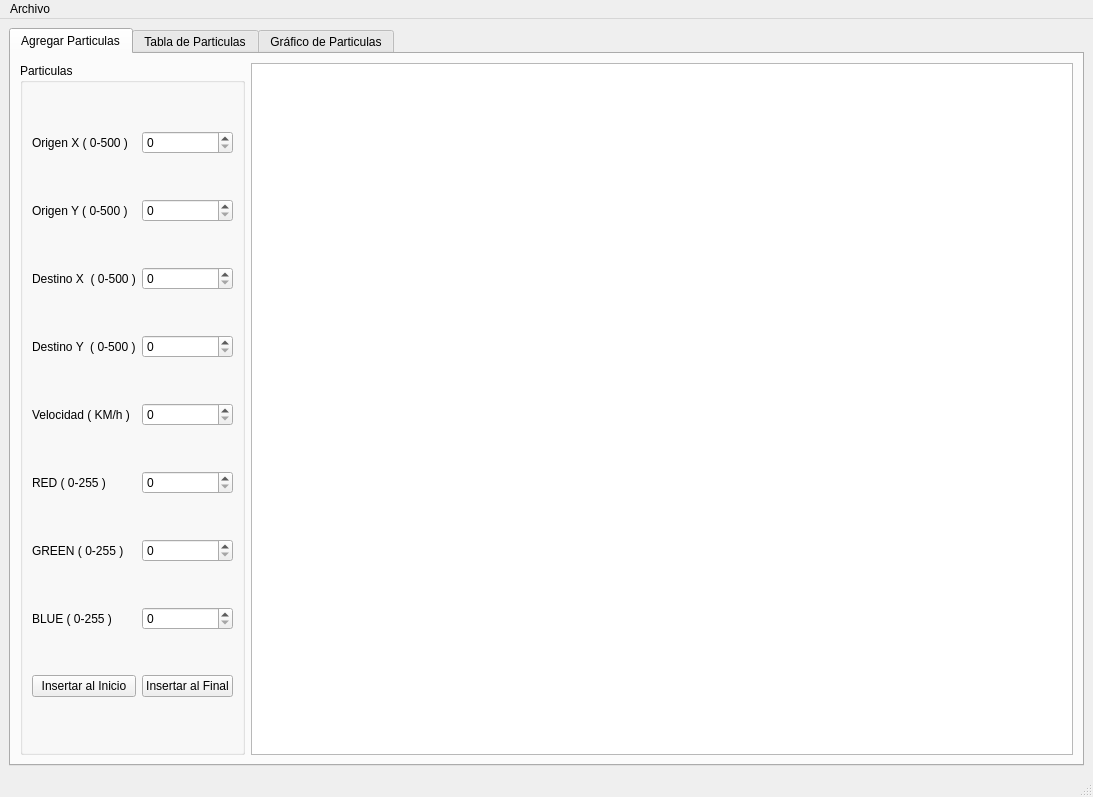
<?xml version="1.0" encoding="UTF-8"?>
<ui version="4.0">
 <class>MainWindow</class>
 <widget class="QMainWindow" name="MainWindow">
  <property name="geometry">
   <rect>
    <x>0</x>
    <y>0</y>
    <width>1093</width>
    <height>797</height>
   </rect>
  </property>
  <property name="windowTitle">
   <string>MainWindow</string>
  </property>
  <widget class="QWidget" name="centralwidget">
   <layout class="QGridLayout" name="gridLayout_4">
    <item row="0" column="0">
     <widget class="QTabWidget" name="tabWidget">
      <property name="currentIndex">
       <number>0</number>
      </property>
      <widget class="QWidget" name="tab">
       <attribute name="title">
        <string>Agregar Particulas</string>
       </attribute>
       <layout class="QGridLayout" name="gridLayout_2">
        <item row="0" column="0">
         <widget class="QGroupBox" name="groupBox">
          <property name="title">
           <string>Particulas</string>
          </property>
          <layout class="QGridLayout" name="gridLayout">
           <item row="5" column="0">
            <widget class="QLabel" name="label_4">
             <property name="text">
              <string>RED ( 0-255 )</string>
             </property>
            </widget>
           </item>
           <item row="7" column="1">
            <widget class="QSpinBox" name="blue">
             <property name="maximum">
              <number>255</number>
             </property>
            </widget>
           </item>
           <item row="3" column="0">
            <widget class="QLabel" name="label_2">
             <property name="text">
              <string>Destino Y  ( 0-500 )</string>
             </property>
            </widget>
           </item>
           <item row="1" column="0">
            <widget class="QLabel" name="label_7">
             <property name="text">
              <string>Origen Y ( 0-500 )</string>
             </property>
            </widget>
           </item>
           <item row="0" column="1">
            <widget class="QSpinBox" name="ox">
             <property name="maximum">
              <number>500</number>
             </property>
            </widget>
           </item>
           <item row="4" column="1">
            <widget class="QSpinBox" name="velocidad">
             <property name="maximum">
              <number>999</number>
             </property>
            </widget>
           </item>
           <item row="7" column="0">
            <widget class="QLabel" name="label_6">
             <property name="text">
              <string>BLUE ( 0-255 )</string>
             </property>
            </widget>
           </item>
           <item row="6" column="1">
            <widget class="QSpinBox" name="green">
             <property name="maximum">
              <number>255</number>
             </property>
            </widget>
           </item>
           <item row="6" column="0">
            <widget class="QLabel" name="label_5">
             <property name="text">
              <string>GREEN ( 0-255 )</string>
             </property>
            </widget>
           </item>
           <item row="3" column="1">
            <widget class="QSpinBox" name="dy">
             <property name="maximum">
              <number>500</number>
             </property>
            </widget>
           </item>
           <item row="2" column="0">
            <widget class="QLabel" name="label">
             <property name="text">
              <string>Destino X  ( 0-500 )</string>
             </property>
            </widget>
           </item>
           <item row="2" column="1">
            <widget class="QSpinBox" name="dx">
             <property name="maximum">
              <number>500</number>
             </property>
            </widget>
           </item>
           <item row="8" column="1">
            <widget class="QPushButton" name="insertar_final">
             <property name="text">
              <string>Insertar al Final</string>
             </property>
            </widget>
           </item>
           <item row="1" column="1">
            <widget class="QSpinBox" name="oy">
             <property name="maximum">
              <number>500</number>
             </property>
            </widget>
           </item>
           <item row="5" column="1">
            <widget class="QSpinBox" name="red">
             <property name="maximum">
              <number>255</number>
             </property>
            </widget>
           </item>
           <item row="8" column="0">
            <widget class="QPushButton" name="insertar_inicio">
             <property name="text">
              <string>Insertar al Inicio</string>
             </property>
            </widget>
           </item>
           <item row="0" column="0">
            <widget class="QLabel" name="label_8">
             <property name="text">
              <string>Origen X ( 0-500 )</string>
             </property>
            </widget>
           </item>
           <item row="4" column="0">
            <widget class="QLabel" name="label_3">
             <property name="text">
              <string>Velocidad ( KM/h )</string>
             </property>
            </widget>
           </item>
          </layout>
         </widget>
        </item>
        <item row="0" column="1">
         <widget class="QPlainTextEdit" name="lista_particulas"/>
        </item>
       </layout>
      </widget>
      <widget class="QWidget" name="tab_2">
       <attribute name="title">
        <string>Tabla de Particulas</string>
       </attribute>
       <layout class="QGridLayout" name="gridLayout_3">
        <item row="1" column="0">
         <widget class="QLineEdit" name="buscar_lineedit">
          <property name="placeholderText">
           <string>Escribe un ID</string>
          </property>
         </widget>
        </item>
        <item row="2" column="0">
         <widget class="QPushButton" name="Buscar_pushbutton">
          <property name="text">
           <string>Buscar</string>
          </property>
         </widget>
        </item>
        <item row="0" column="0">
         <widget class="QTableWidget" name="tabla"/>
        </item>
       </layout>
      </widget>
      <widget class="QWidget" name="tab_3">
       <attribute name="title">
        <string>Gráfico de Particulas</string>
       </attribute>
       <widget class="QGraphicsView" name="graphicsView">
        <property name="geometry">
         <rect>
          <x>10</x>
          <y>10</y>
          <width>1051</width>
          <height>701</height>
         </rect>
        </property>
       </widget>
      </widget>
     </widget>
    </item>
   </layout>
  </widget>
  <widget class="QMenuBar" name="menubar">
   <property name="geometry">
    <rect>
     <x>0</x>
     <y>0</y>
     <width>1093</width>
     <height>21</height>
    </rect>
   </property>
   <widget class="QMenu" name="menuArchivo">
    <property name="title">
     <string>Archivo</string>
    </property>
    <addaction name="accionAbrir"/>
    <addaction name="accionGuardar"/>
   </widget>
   <addaction name="menuArchivo"/>
  </widget>
  <widget class="QStatusBar" name="statusbar"/>
  <action name="accionGuardar">
   <property name="text">
    <string>Guardar</string>
   </property>
   <property name="shortcut">
    <string>Ctrl+S</string>
   </property>
  </action>
  <action name="accionAbrir">
   <property name="text">
    <string>Abrir</string>
   </property>
   <property name="shortcut">
    <string>Ctrl+L</string>
   </property>
  </action>
 </widget>
 <resources/>
 <connections/>
</ui>
